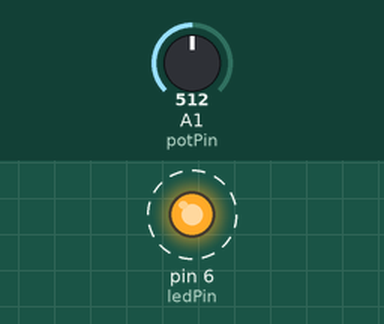
Simulated run of this sketch. Board: Arduino Uno, built with avr-gcc and run on an emulated ATmega328P. Parts: output pins drawn as LEDs (lit = HIGH). Dashed ring = blinking. Inputs (shaded band) come from the test bench; at power-on: A1 (potPin) = 512. What the sketch prints to the serial monitor is not drawn.

Above: at 0.2 s.
Timing chart, 0 to 3.0 s (numbered marks = the images above):
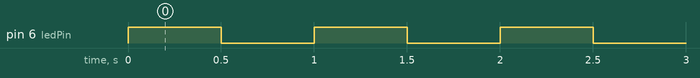

Measured:
- by itself, pin 6 (ledPin): alternates HIGH for 0.50 s and LOW for 0.50 s

The sketch:

EX1_1.ino
```cpp
const int ledPin = 6;
const int potPin = A1;
const float refVoltage=3.3;


void setup() {
pinMode(ledPin, OUTPUT);
Serial.begin(9600);
}

void loop() {
int analogValue = analogRead(A1);

digitalWrite(ledPin, HIGH);
delay(500);
digitalWrite(ledPin, LOW);
delay(500);

float voltage = analogValue*(refVoltage);
Serial.print("Voltage: ");
Serial.print(voltage);
}
```
